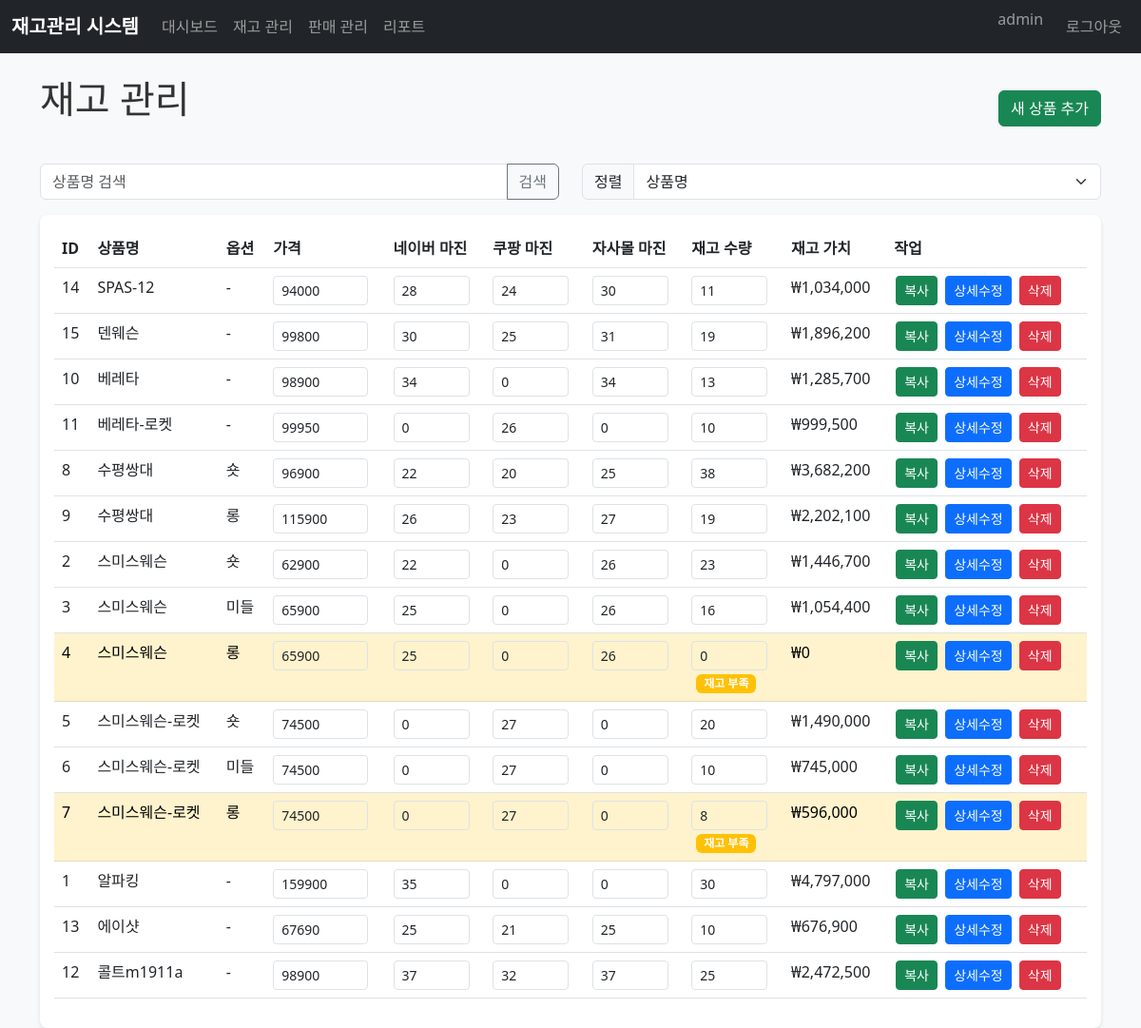
Before: /inventory (signed in) with the older database file.
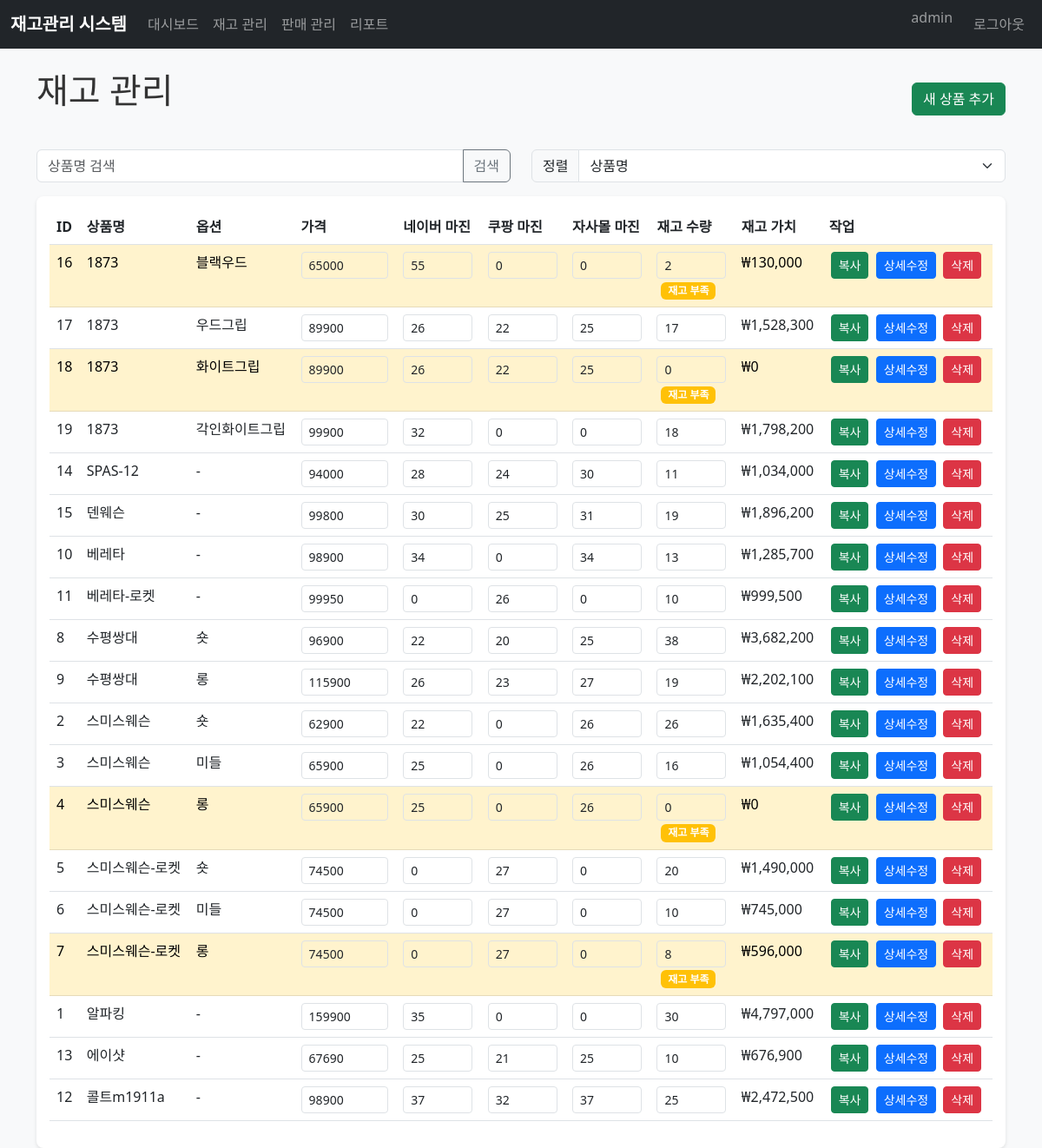
After: the same page with the newer database file.
### tables this page shows
CREATE TABLE users (
            id INTEGER PRIMARY KEY AUTOINCREMENT,
            username VARCHAR(50) UNIQUE NOT NULL,
            email VARCHAR(100) UNIQUE NOT NULL,
            password_hash VARCHAR(255) NOT NULL,
            is_admin BOOLEAN DEFAULT 0,
            created_at DATETIME DEFAULT CURRENT_TIMESTAMP
        );

CREATE TABLE products (
        id INTEGER PRIMARY KEY AUTOINCREMENT,
        name VARCHAR(100) NOT NULL,
        options TEXT,
        price DECIMAL(10,2) NOT NULL,
        margin_naver DECIMAL(5,2) NOT NULL,
        margin_coupang DECIMAL(5,2) NOT NULL,
        margin_self DECIMAL(5,2) NOT NULL,
        quantity INTEGER NOT NULL DEFAULT 0,
        created_at DATETIME DEFAULT CURRENT_TIMESTAMP,
        updated_at DATETIME DEFAULT CURRENT_TIMESTAMP
    );

### app.py (the view)
@app.route('/inventory')
@login_required
def inventory_page():
    search = request.args.get('search', '')
    sort_by = request.args.get('sort', 'name')
    products = manager.get_all_products(search=search, sort_by=sort_by)
    return render_template('inventory_editable.html', products=products, search=search, sort_by=sort_by)

### app.py (called while the page is built)
@login_manager.user_loader
def load_user(user_id):
    return User.get_by_id(int(user_id))

### auth.py (called while the page is built)
    @staticmethod
    def get_by_id(user_id):
        conn = database.get_connection()
        cursor = conn.cursor()
        if hasattr(conn, 'server_version'):  # PostgreSQL
            cursor.execute('SELECT id, username, email, is_admin FROM users WHERE id = %s', (user_id,))
        else:  # SQLite
            cursor.execute('SELECT id, username, email, is_admin FROM users WHERE id = ?', (user_id,))
        user_data = cursor.fetchone()
        conn.close()
        if user_data:
            return User(user_data[0], user_data[1], user_data[2], user_data[3])
        return None

### database.py (called while the page is built)
def get_connection():
    return sqlite3.connect(DATABASE_NAME)

### database_cloud.py (called while the page is built)
def get_connection():
    if USE_POSTGRESQL:
        try:
            print(f"Attempting PostgreSQL connection to Supabase...")
            print(f"Database URL: {DATABASE_URL[:30]}...")  # URL 일부만 출력
            conn = psycopg2.connect(DATABASE_URL)
            print("✅ PostgreSQL connection successful!")
            return conn
        except Exception as e:
            print(f"❌ PostgreSQL connection failed: {str(e)}")
            print("📁 Using SQLite fallback")
            return sqlite3.connect('inventory.db')
    else:
        return sqlite3.connect('inventory.db')

### templates/inventory_editable.html (shortened to what this page needs)
{% extends "base.html" %}
{% block content %}
<div class="d-flex justify-content-between align-items-center mb-4">
    <h1>재고 관리</h1>
    <div>
        <a href="/product/add" class="btn btn-success">새 상품 추가</a>
    </div>
</div>
<div class="row mb-3">
    <div class="col-md-6">
        <form method="get" action="/inventory">
            <div class="input-group">
                <input type="text" class="form-control" name="search" placeholder="상품명 검색" value="{{ search }}">
                <button class="btn btn-outline-secondary" type="submit">검색</button>
            </div>
        </form>
    </div>
    <div class="col-md-6">
        <form method="get" action="/inventory">
            <div class="input-group">
                <label class="input-group-text">정렬</label>
                <select class="form-select" name="sort" onchange="this.form.submit()">
                    <option value="name" {% if sort_by == 'name' %}selected{% endif %}>상품명</option>
                </select>
            </div>
        </form>
    </div>
</div>
<div class="table-responsive">
    <table class="table table-hover" id="inventoryTable">
        <thead>
            <tr>
                <th>ID</th>
                <th>상품명</th>
                <th>옵션</th>
                <th>가격</th>
                <th>네이버 마진</th>
                <th>쿠팡 마진</th>
                <th>자사몰 마진</th>
                <th>재고 수량</th>
                <th>재고 가치</th>
                <th>작업</th>
            </tr>
        </thead>
        <tbody>
            {% for product in products %}
            <tr data-product-id="{{ product.id }}" {% if product.quantity < 10 %}class="table-warning"{% endif %}>
                <td>{{ product.id }}</td>
                <td>{{ product.name }}</td>
                <td>{{ product.options if product.options else '-' }}</td>
                <td>
                    <input type="number" class="form-control form-control-sm editable"
                           data-field="price" value="{{ product.price }}"
                           min="0" step="1" style="width: 100px;">
                </td>
                <td>
                    <input type="number" class="form-control form-control-sm editable"
                           data-field="margin_naver" value="{{ product.margin_naver }}"
                           min="0" max="100" step="0.1" style="width: 80px;">
                </td>
                <td>
                    <input type="number" class="form-control form-control-sm editable"
                           data-field="margin_coupang" value="{{ product.margin_coupang }}"
                           min="0" max="100" step="0.1" style="width: 80px;">
                </td>
                <td>
                    <input type="number" class="form-control form-control-sm editable"
                           data-field="margin_self" value="{{ product.margin_self }}"
                           min="0" max="100" step="0.1" style="width: 80px;">
                </td>
                <td>
                    <input type="number" class="form-control form-control-sm editable"
                           data-field="quantity" value="{{ product.quantity }}"
                           min="0" style="width: 80px;">
                    {% if product.quantity < 10 %}
                    <span class="badge bg-warning">재고 부족</span>
                    {% endif %}
                </td>
                <td class="product-value">₩{{ "{:,.0f}".format(product.value) }}</td>
                <td>
                    <a href="/product/copy/{{ product.id }}" class="btn btn-sm btn-success">복사</a>
                    <a href="/product/edit/{{ product.id }}" class="btn btn-sm btn-primary">상세수정</a>
                    <form method="post" action="/product/delete/{{ product.id }}" style="display: inline;">
                        <button type="submit" class="btn btn-sm btn-danger"
                                onclick="return confirm('정말 삭제하시겠습니까?')">삭제</button>
                    </form>
                </td>
            </tr>
            {% endfor %}
        </tbody>
    </table>
</div>
{% endblock %}

### templates/base.html (shortened to what this page needs)
<!DOCTYPE html>
<html lang="ko">
<head>
    <link href="https://cdn.jsdelivr.net/npm/bootstrap@5.3.0/dist/css/bootstrap.min.css" rel="stylesheet">
    <link rel="stylesheet" href="{{ url_for('static', filename='css/style.css') }}">
</head>
<body>
    <nav class="navbar navbar-expand-lg navbar-dark bg-dark">
        <div class="container-fluid">
            <a class="navbar-brand" href="/">재고관리 시스템</a>
            <div class="collapse navbar-collapse" id="navbarNav">
                <ul class="navbar-nav">
                    <li class="nav-item">
                        <a class="nav-link" href="/">대시보드</a>
                    </li>
                    <li class="nav-item">
                        <a class="nav-link" href="/inventory">재고 관리</a>
                    </li>
                    <li class="nav-item">
                        <a class="nav-link" href="/sales">판매 관리</a>
                    </li>
                    <li class="nav-item">
                        <a class="nav-link" href="/reports">리포트</a>
                    </li>
                </ul>
                <ul class="navbar-nav ms-auto">
                    {% if current_user.is_authenticated %}
                    <li class="nav-item">
                        <span class="navbar-text me-3">{{ current_user.username }}</span>
                    </li>
                    <li class="nav-item">
                        <a class="nav-link" href="/logout">로그아웃</a>
                    </li>
                    {% endif %}
                </ul>
            </div>
        </div>
    </nav>
    <div class="container mt-4">
        {% block content %}{% endblock %}
    </div>
</body>
</html>

### static/css/style.css (style rules this page uses)
body { background-color: #f8f9fa; }
.navbar-brand { font-weight: bold; }
.table-responsive { background-color: white; border-radius: 8px; padding: 15px; box-shadow: 0 2px 4px rgba(0, 0, 0, 0.1); }
.badge { margin-left: 5px; }
.btn-sm { margin: 0 2px; }
h1, h2, h3 { color: #333; margin-bottom: 20px; }

### templates/inventory_editable.html (style rules this page uses)
.editable { border: 1px solid #dee2e6; background-color: transparent; }

Changed rows visible on the page:
added products: id "16", name "1873", options "블랙우드", price "65000", margin_naver "55", margin_coupang "0", margin_self "0", quantity "2", shows "재고 부족", value "130,000"
added products: id "17", name "1873", options "우드그립", price "89900", margin_naver "26", margin_coupang "22", margin_self "25", quantity "17", value "1,528,300"
added products: id "18", name "1873", options "화이트그립", price "89900", margin_naver "26", margin_coupang "22", margin_self "25", quantity "0", shows "재고 부족", value "0"
added products: id "19", name "1873", options "각인화이트그립", price "99900", margin_naver "32", margin_coupang "0", margin_self "0", quantity "18", value "1,798,200"
changed products id 2: quantity "23" → "26"; value "1,446,700" → "1,635,400"
